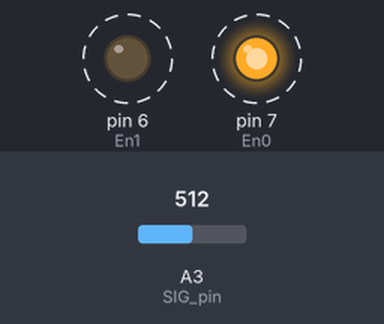
This sketch was run on a simulated Arduino Uno, built with avr-gcc and run on an emulated ATmega328P. Shown: output pins drawn as LEDs (lit = HIGH). Dashed ring = blinking. The test bench sets the inputs (shaded band); at power-on: A3 (SIG_pin) = 512. No radio packets arrive unless stated; pins used as bus, display or sensor lines are not drawn; what the sketch prints to the serial monitor is not drawn.

Above: at 1.2 s.
1.3 s: A3 (SIG_pin) set to 22
4.3 s: A3 (SIG_pin) set to 210
7.3 s: A3 (SIG_pin) set to 190
8.8 s: A3 (SIG_pin) set to 306
Timing chart, 0 to 12.8 s (numbered marks = the images above; inputs shaded):
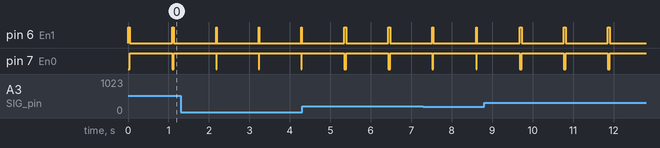

Measured:
- by itself, pin 6 (En1): alternates HIGH for 0.04 s and LOW for 1.0 s
- by itself, pin 7 (En0): alternates HIGH for 1.0 s and LOW for 0.04 s

The sketch:

ServerArduino.ino
```cpp
#include <SoftwareSerial.h>
#include <SPI.h>
#include <nRF24L01.h>
#include <RF24.h>
RF24 radio(A5, 8);
const byte address[6] = "00001";

int En0 = 7;
int En1 = 6;
int S0  = 5;
int S1  = 4;
int S2  = 3;
int S3  = 2;

char F_L_LED = 'a';
char F_R_LED = 'b';
char B_L_LED = 'g';
char B_R_LED = 'h';
char M_L_L_LED = 'c';
char M_L_R_LED = 'd';
char M_R_L_LED = 'e';
char M_R_R_LED = 'f';


SoftwareSerial BTSerial(9, 10);
int SIG_pin = A3;

void setup() {
  radio.begin();
  radio.openWritingPipe(address);
  radio.setPALevel(RF24_PA_MIN);

  radio.stopListening();
  Serial.begin(9600);
  BTSerial.begin(9600);
  pinMode(En0, OUTPUT);
  pinMode(En1, OUTPUT);

  pinMode(S0, OUTPUT);
  pinMode(S1, OUTPUT);
  pinMode(S2, OUTPUT);
  pinMode(S3, OUTPUT);

}


int readMux(int channel){
  int controlPin[] = {S0,S1,S2,S3,En0,En1};

  int muxChannel[32][6]={
    {0,0,0,0,0,1}, //channel 0
    {0,0,0,1,0,1}, //channel 1
    {0,0,1,0,0,1}, //channel 2
    {0,0,1,1,0,1}, //channel 3
    {0,1,0,0,0,1}, //channel 4
    {0,1,0,1,0,1}, //channel 5
    {0,1,1,0,0,1}, //channel 6
    {0,1,1,1,0,1}, //channel 7
    {1,0,0,0,0,1}, //channel 8
    {1,0,0,1,0,1}, //channel 9
    {1,0,1,0,0,1}, //channel 10
    {1,0,1,1,0,1}, //channel 11
    {1,1,0,0,0,1}, //channel 12
    {1,1,0,1,0,1}, //channel 13
    {1,1,1,0,0,1}, //channel 14
    {1,1,1,1,0,1}, //channel 15
    {0,0,0,0,1,0}, //channel 16
    {0,0,0,1,1,0}, //channel 17
    {0,0,1,0,1,0}, //channel 18
    {0,0,1,1,1,0}, //channel 19
    {0,1,0,0,1,0}, //channel 20
    {0,1,0,1,1,0}, //channel 21
    {0,1,1,0,1,0}, //channel 22
    {0,1,1,1,1,0}, //channel 23
    {1,0,0,0,1,0}, //channel 24
    {1,0,0,1,1,0}, //channel 25
    {1,0,1,0,1,0}, //channel 26
    {1,0,1,1,1,0}, //channel 27
    {1,1,0,0,1,0}, //channel 28
    {1,1,0,1,1,0}, //channel 29
    {1,1,1,0,1,0}, //channel 30
    {1,1,1,1,1,0}  //channel 31
  };

  //loop through the 6 sig
  for(int i = 0; i < 6; i ++){
    digitalWrite(controlPin[i], muxChannel[channel][i]);
  }

  //read the value at the SIG pin
  int val = analogRead(SIG_pin);

  //return the value
  return val;
}


void TurnLED(int value)
{
  if(value==10 || value==12 || value==14)
  {
    radio.write(&F_L_LED, sizeof(F_L_LED));
    }
  if(value==16 || value==18 || value==20)
  {
    radio.write(&F_R_LED, sizeof(F_R_LED));
    }
  if(value==5 || value==6 || value==7)
  {
    radio.write(&M_L_L_LED, sizeof(M_L_L_LED));
    }
  if(value==8 || value==9 || value==11)
  {
    radio.write(&M_L_R_LED, sizeof(M_L_R_LED));
    }
  if(value==19 || value==21 || value==22)
  {
    radio.write(&M_R_L_LED, sizeof(M_R_L_LED));
    }
  if(value==23 || value==24 || value==25)
  {
    radio.write(&M_R_R_LED, sizeof(M_R_R_LED));
    }
  if(value==2 || value==3 || value==4)
  {
    radio.write(&B_L_LED, sizeof(B_L_LED));
    }
  if(value==26 || value==27 || value==28)
  {
    radio.write(&B_R_LED, sizeof(B_R_LED));
    }

}


void OffLED(int value)
{
  char text;

  if(value==0)
  {
    text = 'i';
    radio.write(&text, sizeof(text));
    }
  if(value==1)
  {
    text = 'j';
    radio.write(&text, sizeof(text));
    }
  if(value==2)
  {
    text = 'k';
    radio.write(&text, sizeof(text));
    }
  if(value==3)
  {
    text = 'l';
    radio.write(&text, sizeof(text));
    }
  if(value==4)
  {
    text = 'm';
    radio.write(&text, sizeof(text));
    }
  if(value==5)
  {
    text = 'n';
    radio.write(&text, sizeof(text));
    }
  if(value==6)
  {
    text = 'o';
    radio.write(&text, sizeof(text));
    }
  if(value==7)
  {
    text = 'p';
    radio.write(&text, sizeof(text));
    }
}


int MAX = 0;
int check[32];
int DeskLED[8];

void loop() {

  for(int i = 0; i < 32; i ++){
    Serial.print(readMux(i));

    if(readMux(i)>200)
    {
      TurnLED(i);
      check[i]=1;
      }

    if((readMux(i)>200)&&readMux(i)>MAX)
    {
       MAX = i;
    }

    Serial.print(",");
  }
  Serial.println(" ");

  DeskLED[0]=check[10]+check[12]+check[14];
  DeskLED[1]=check[16]+check[18]+check[20];
  DeskLED[2]=check[5]+check[6]+check[7];
  DeskLED[3]=check[8]+check[9]+check[11];
  DeskLED[4]=check[19]+check[21]+check[22];
  DeskLED[5]=check[23]+check[24]+check[25];
  DeskLED[6]=check[2]+check[3]+check[4];
  DeskLED[7]=check[26]+check[27]+check[28];

  for(int i =0; i<8; i++)
  {
    if(DeskLED[i]==0)
    {
      if(i==0){OffLED(0);}
      if(i==1){OffLED(1);}
      if(i==2){OffLED(2);}
      if(i==3){OffLED(3);}
      if(i==4){OffLED(4);}
      if(i==5){OffLED(5);}
      if(i==6){OffLED(6);}
      if(i==7){OffLED(7);}
    }
    DeskLED[i]=0;
    }

  for(int i =0; i<32; i++)
  {
    check[i]=0;
    }

  if(MAX==0){BTSerial.write('0');}
  if(MAX==1){BTSerial.write('1');}
  if(MAX==2){BTSerial.write('2');}
  if(MAX==3){BTSerial.write('3');}
  if(MAX==4){BTSerial.write('4');}
  if(MAX==5){BTSerial.write('5');}
  if(MAX==6){BTSerial.write('6');}
  if(MAX==7){BTSerial.write('7');}
  if(MAX==8){BTSerial.write('8');}
  if(MAX==9){BTSerial.write('9');}
  if(MAX==10){BTSerial.write("10");}
  if(MAX==11){BTSerial.write("11");}
  if(MAX==12){BTSerial.write("12");}
  if(MAX==13){BTSerial.write("13");}
  if(MAX==14){BTSerial.write("14");}
  if(MAX==15){BTSerial.write("15");}
  if(MAX==16){BTSerial.write("16");}
  if(MAX==17){BTSerial.write("17");}
  if(MAX==18){BTSerial.write("18");}
  if(MAX==19){BTSerial.write("19");}
  if(MAX==20){BTSerial.write("20");}
  if(MAX==21){BTSerial.write("21");}
  if(MAX==22){BTSerial.write("22");}
  if(MAX==23){BTSerial.write("23");}
  if(MAX==24){BTSerial.write("24");}
  if(MAX==25){BTSerial.write("25");}
  if(MAX==26){BTSerial.write("26");}
  if(MAX==27){BTSerial.write("27");}
  if(MAX==28){BTSerial.write("28");}
  if(MAX==29){BTSerial.write("29");}
  if(MAX==30){BTSerial.write("30");}
  if(MAX==31){BTSerial.write("31");}

  MAX = 0;

  delay(1000);


}
```
